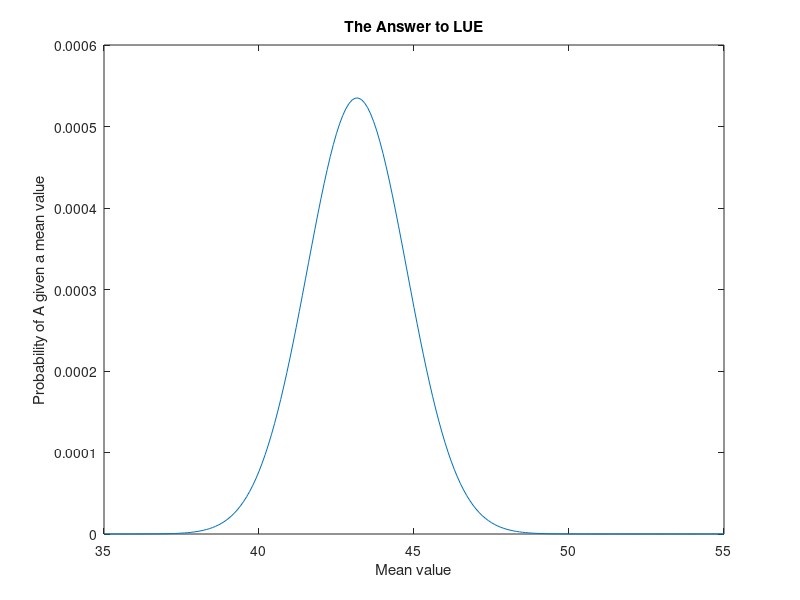

The MATLAB source for this figure:
sigma1 = 2;
A1 = 41.4;
sigma2 = 3;
A2 = 46.9;
sigma3 = 6.1;
A3 = 44.1;
mu = 35:0.1:55;

P_A_mu = 1./(sigma1.*sqrt(2*pi)).*exp(-.5*((A1-mu)./sigma1).^2) ... 
    .*1./(sigma2.*sqrt(2*pi)).*exp(-.5*((A2-mu)./sigma2).^2) ...
    .*1./(sigma3.*sqrt(2*pi)).*exp(-.5*((A3-mu)./sigma3).^2);

plot(mu,P_A_mu)
title('The Answer to LUE')
xlabel('Mean value')
ylabel('Probability of A given a mean value')
